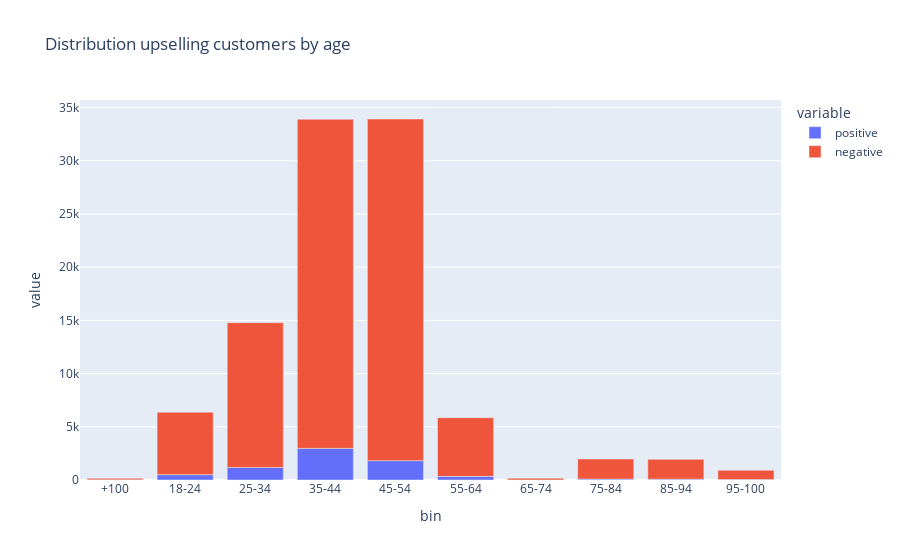

The notebook cell this image was saved under:
### Code cell
# Define bin edges and labels
bins = [18, 25, 35, 45, 55, 65, 75, 85, 95, 100]
labels = [
    "18-24", "25-34", "35-44", "45-54", "55-64",
    "65-74", "75-84", "85-94", "95-100"
]

binned_age_upselling = core_data.with_columns(
        pl.when(pl.col("age") < 18).then(pl.lit('18-'))
        .otherwise(pl.lit('+100'))
        .alias("bin")
)

for i in range(len(bins)-1):
    binned_age_upselling = binned_age_upselling.with_columns(
        pl.when(pl.col("age").is_between(bins[i], bins[i+1], closed="left")).then(pl.lit(labels[i]))
        .otherwise(pl.col('bin'))
        .alias("bin")
)
    
# Group by bin and aggregate
binned_age_upselling = binned_age_upselling.group_by("bin").agg(
    pl.len().alias("count"),
    (pl.col("has_done_upselling") == True).sum().alias("positive"),
    (pl.col("has_done_upselling") == False).sum().alias("negative"),
).sort('bin')

fig = px.bar(binned_age_upselling, x="bin", y=['positive', 'negative'], title='Distribution upselling customers by age')
fig.show()

### Figure 1 — Plotly figure (JSON) as saved in the notebook; plotly's stock layout.template omitted (floating-point values rounded to 4 significant figures)
{"data": [{"hovertemplate": "variable=positive<br>bin=%{x}<br>value=%{y}<extra></extra>", "legendgroup": "positive", "marker": {"color": "#636efa", "pattern": {"shape": ""}}, "name": "positive", "orientation": "v", "showlegend": true, "textposition": "auto", "type": "bar", "x": ["+100", "18-24", "25-34", "35-44", "45-54", "55-64", "65-74", "75-84", "85-94", "95-100"], "xaxis": "x", "y": [13, 503, 1184, 2971, 1815, 342, 10, 90, 80, 41], "yaxis": "y"}, {"hovertemplate": "variable=negative<br>bin=%{x}<br>value=%{y}<extra></extra>", "legendgroup": "negative", "marker": {"color": "#EF553B", "pattern": {"shape": ""}}, "name": "negative", "orientation": "v", "showlegend": true, "textposition": "auto", "type": "bar", "x": ["+100", "18-24", "25-34", "35-44", "45-54", "55-64", "65-74", "75-84", "85-94", "95-100"], "xaxis": "x", "y": [147, 5865, 13600, 30924, 32107, 5514, 165, 1886, 1861, 882], "yaxis": "y"}], "layout": {"barmode": "relative", "legend": {"title": {"text": "variable"}, "tracegroupgap": 0}, "title": {"text": "Distribution upselling customers by age"}, "xaxis": {"anchor": "y", "domain": [0, 1], "title": {"text": "bin"}}, "yaxis": {"anchor": "x", "domain": [0, 1], "title": {"text": "value"}}}}
